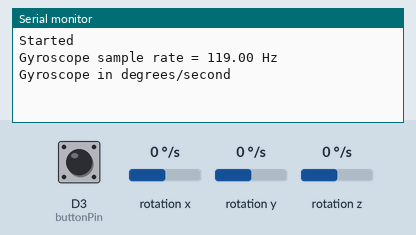
This sketch was run on a simulated Arduino Nano 33 IoT. On the bench: the last lines printed to the serial monitor. The test bench sets the inputs (shaded band); at power-on: rotation x 0 °/s, rotation y 0 °/s, D3 (buttonPin) LOW, rotation z 0 °/s.

Above: at 1.2 s.
1.3 s: rotation x set to -97 °/s
2.8 s: rotation x set to -106 °/s
At 3.1 s:
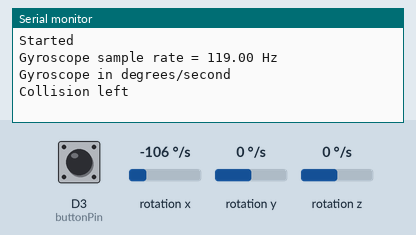
14.2 s: rotation y set to -107 °/s
At 14.7 s:
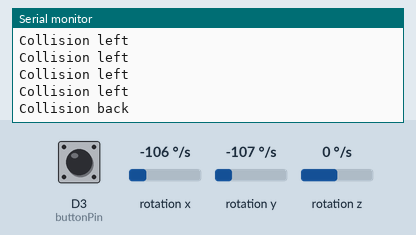
15.7 s: rotation y set to -97 °/s
At 16.2 s:
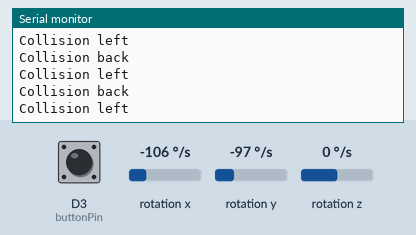

The sketch:

arduino.ino
```cpp
/*
  Arduino - Code for Gesture Sense IoT
  © Sri Pranav Srivatsavai

  This sketch focuses on two main componenets:
  - Acheiving the single press, double press, and hold for 3 second input from the switch
  - Reads the gyroscope values from the LSM6DS3 sensor and prints them to the Serial Monitor or Serial Plotter,
    as a directional detection of an axis' angular velocity.

  Circuit:
  Arduino Nano 33 IoT

  ChatGPT was used for:
  - debugging the code
  - finding solutions to achieve the 'hold for 3 second' result even after the press wasn't released after 3 seconds.

  Special References:
  - Guides at NYU ITP for physical computing.
  - Professor Johnston for his help and feedback.
*/

#include <Arduino_LSM6DS3.h> // Include the LSM6DS3 library

//global variables for gyroscope
float x, y, z;
int plusThreshold = 100, minusThreshold = -100;
int delayRollPitch = 500; //delay set to 0.5 seconds

//global variables for switch debouncing
const int buttonPin = 3; //input for the button
int buttonState; //high or low, read in the loop()
int lastButtonState = LOW; //initialize
unsigned long buttonPressedTime = 0; //to compare with millis() later
bool hasPrinted3SecHold = false;  // flag to avoid multiple "Button held for 3 seconds" prints/triggers

void setup() {
  Serial.begin(9600);

  //wait for serial monitor
  while (!Serial);
  Serial.println("Started");

  //initialize IMU
  if (!IMU.begin()) {
    Serial.println("Failed to initialize IMU!");
    while (1);
  }

  //initialize pin as input for the button
  pinMode(buttonPin, INPUT);

  //Gyroscope readings
  Serial.print("Gyroscope sample rate = ");
  Serial.print(IMU.gyroscopeSampleRate());
  Serial.println(" Hz");
  Serial.println();
  Serial.println("Gyroscope in degrees/second");

}

void loop() {
  //gyroscope code
  if (IMU.gyroscopeAvailable()) {
    IMU.readGyroscope(x, y, z); //reads the gyroscope data and stores it in x,y,z variables (declared globally)
  }
  if(y > plusThreshold)
  {
    Serial.println("Collision front");
    delay(delayRollPitch);
  }
  if(y < minusThreshold)
  {
    Serial.println("Collision back");
    delay(delayRollPitch);
  }
  if(x < minusThreshold)
  {
    Serial.println("Collision left");
    delay(delayRollPitch);
  }
    if(x > plusThreshold)
  {
    Serial.println("Collision right");
    delay(delayRollPitch);
  }

  //switch debouncing code
  buttonState = digitalRead(buttonPin);

  // If button is currently pressed and was previously not pressed
  if (buttonState == HIGH && lastButtonState == LOW) {
    buttonPressedTime = millis(); // Capture the time button was pressed
    hasPrinted3SecHold = false;   // Reset the flag for 3-second hold message
  }

  // If button has been pressed for more than 3 seconds and we haven't printed the message yet
  if (buttonState == HIGH && (millis() - buttonPressedTime) >= 1800 && !hasPrinted3SecHold) {
    Serial.println("Button held for 3 seconds");
    hasPrinted3SecHold = true; // Set flag so we don't print the message multiple times
  }

  // If button is currently not pressed and was previously pressed
  if (buttonState == LOW && lastButtonState == HIGH) {
    unsigned long buttonReleaseDuration = millis() - buttonPressedTime; // Duration for which button was pressed

    // If button was not held for long (less than 3 seconds) and wasn't held for a very short time either
    if (buttonReleaseDuration < 1800 && buttonReleaseDuration > 50) {
      delay(250);  // Wait for a short time to see if it's a double press
      if (digitalRead(buttonPin) == HIGH) { // If button is pressed again within 250ms
        Serial.println("Button double pressed");
        while(digitalRead(buttonPin) == HIGH);  // Wait for button to be released to avoid multiple prints
      } else {
        Serial.println("Button pressed once");
      }
    }
  }

  lastButtonState = buttonState; // Save the current state of the button for the next loop
}
```

Measured:
- the behaviour switches between -100 and -101 °/s on rotation x (found by bisection; images 0 and 1)
- the behaviour switches between -101 and -100 °/s on rotation y (found by bisection; images 2 and 3)
- after the input at 2.8 s, the serial monitor: prints a new line at once (image 1)
- after the input at 14.2 s, the serial monitor: prints a new line after 0.13 s (image 2)
